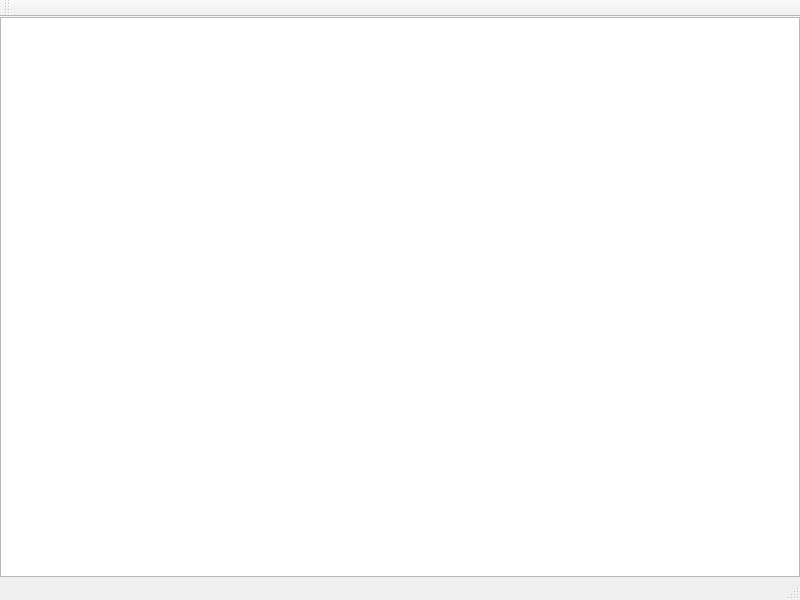
<?xml version="1.0" encoding="UTF-8"?>
<ui version="4.0">
 <class>MainWindow</class>
 <widget class="QMainWindow" name="MainWindow">
  <property name="geometry">
   <rect>
    <x>0</x>
    <y>0</y>
    <width>800</width>
    <height>600</height>
   </rect>
  </property>
  <property name="windowTitle">
   <string>MainWindow</string>
  </property>
  <widget class="QWidget" name="centralWidget">
   <widget class="QGraphicsView" name="graphicsView">
    <property name="geometry">
     <rect>
      <x>0</x>
      <y>0</y>
      <width>800</width>
      <height>560</height>
     </rect>
    </property>
   </widget>
  </widget>
  <widget class="QMenuBar" name="menuBar">
   <property name="geometry">
    <rect>
     <x>0</x>
     <y>0</y>
     <width>800</width>
     <height>23</height>
    </rect>
   </property>
  </widget>
  <widget class="QToolBar" name="mainToolBar">
   <attribute name="toolBarArea">
    <enum>TopToolBarArea</enum>
   </attribute>
   <attribute name="toolBarBreak">
    <bool>false</bool>
   </attribute>
  </widget>
  <widget class="QStatusBar" name="statusBar"/>
 </widget>
 <layoutdefault spacing="6" margin="11"/>
 <resources/>
 <connections/>
</ui>
